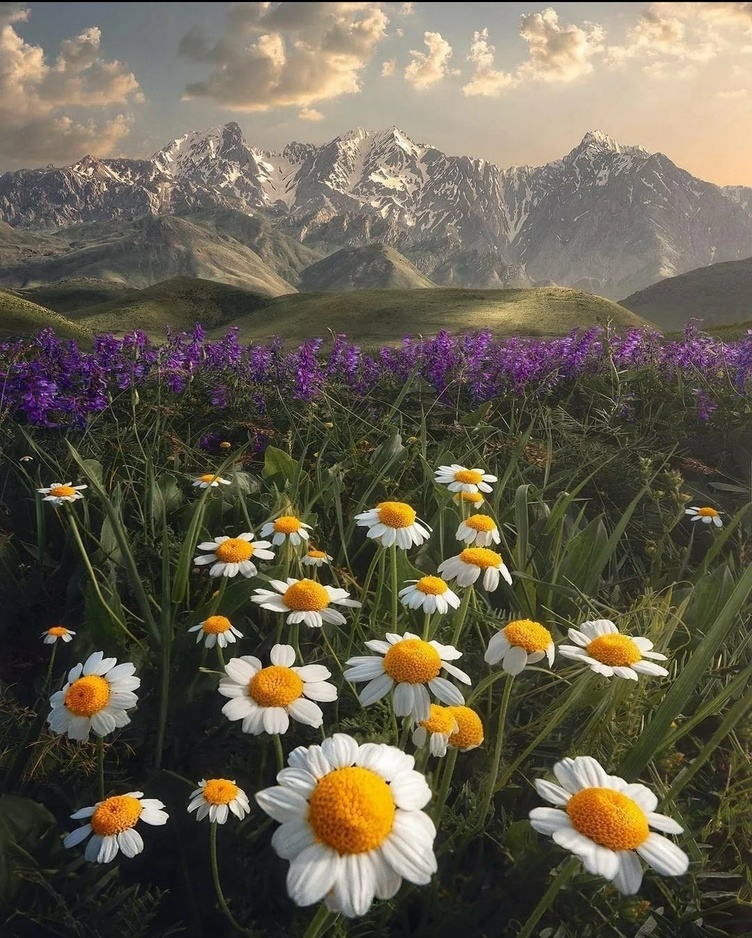
#> input picture tutorial_2/301/materyal/yesillik.jpg, 752 x 938 px, shrunk from 1080 x 1348 before the run, found by its file name
$ python 05_histogramEsitleme.py
#> lines starting #> are read from the running program, lines starting #| are printed output that depends on the picture


#----------------------#
# HİSTOGRAM EŞİTLEME
#----------------------#

# Histogram eşitleme, bir resmin kontrastını arttırmak için kullanılan bir tekniktir.

import cv2
import numpy as np
from matplotlib import pyplot as plt

def costum_hist(x):
    h, w = x.shape[:2] # yükseklik ve genişlik değerlerini alır.
    hist = np.zeros([256], dtype=np.int32) # 256 adet 0 değerinden oluşan bir dizi oluşturur.
    for row in range(h):
        for col in range(w):
            pv = x[row, col]
            hist[x[row, col]] += 1

    yPos = np.arange(0, 256,1, dtype=np.int32)
    plt.bar(yPos, hist, align='center', alpha=0.5, color='b')
    plt.xticks(yPos,yPos)
    plt.ylabel('Frekans')
    plt.title('Histogram')
    plt.show()

img = cv2.imread(r"materyal\yesillik.jpg") # Gri tonlamalı olarak resmi okur.
#> img is the input picture: shape (938, 752, 3); mean B, G, R 79.6, 95.7, 102.4
img = cv2.cvtColor(img, cv2.COLOR_BGR2GRAY) # Resmi gri tonlamalıya çevirir.
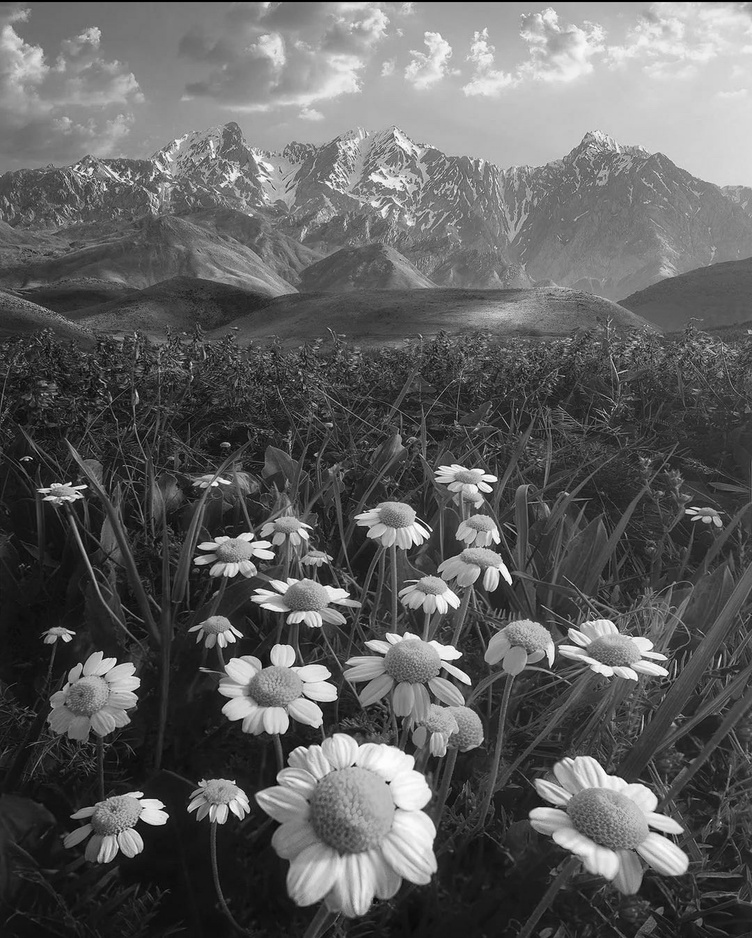
#> img: shape (938, 752); min 0, max 255, mean 95.9
costum_hist(img) # Gri tonlamalı görsel için histogram oluşturur.
#> after the loop in costum_hist, `for row in range(h):`: hist = 256 values, max 7598 at index 25, min 1 at index 255, mean 2755.4
#> in costum_hist, `plt.show()`:
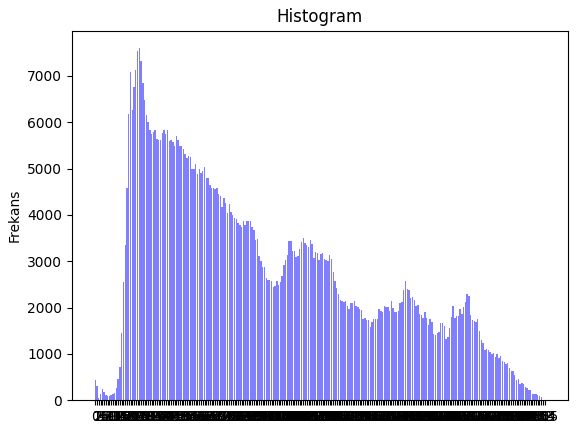
#> figure drawn by matplotlib, 1 panel; tallest bar 7598 high, from x = 24.6 to 25.4
dst = cv2.equalizeHist(img) # Histogram eşitleme işlemi yapılır.
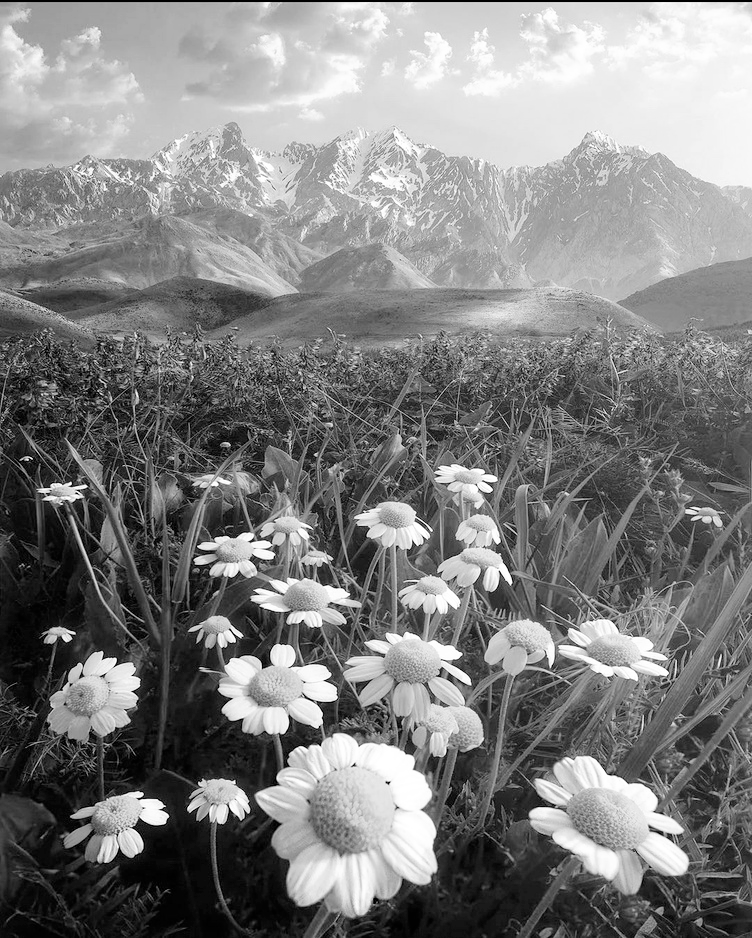
#> dst: shape (938, 752); min 0, max 255, mean 128.1
costum_hist(dst) # Histogram eşitlenmiş görsel için histogram oluşturur.
#> after the loop in costum_hist (call 2), `for row in range(h):`: hist = 256 values, max 7598 at index 23, min 0 at index 6, mean 2755.4
#> in costum_hist (call 2), `plt.show()`:
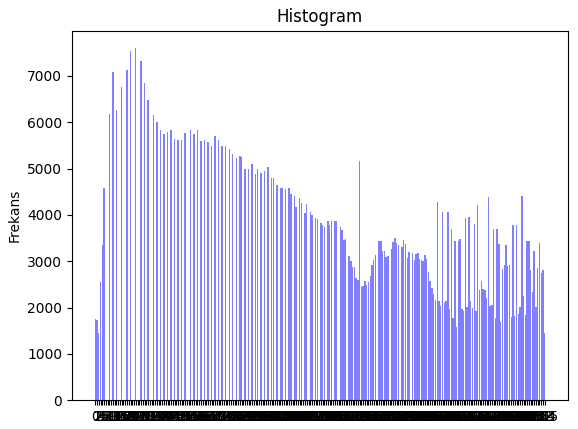
#> figure drawn by matplotlib, 1 panel; tallest bar 7598 high, from x = 22.6 to 23.4
cv2.imshow("Histogram Esitleme", dst)
cv2.imshow("Original", img)
cv2.waitKey(0)
cv2.destroyAllWindows()

$ run again, with tutorial_2/301/materyal/man.png saved as tutorial_2/301/materyal/yesillik.jpg
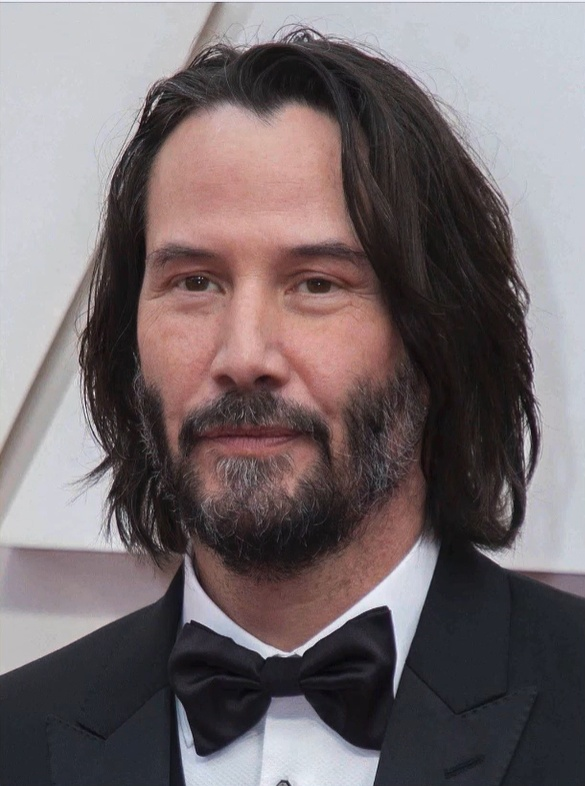
#> input picture tutorial_2/301/materyal/man.png, 585 x 786 px, found by its file name
#> img is the input picture: shape (786, 585, 3); mean B, G, R 109, 106.6, 116.8
#> img: shape (786, 585)
#> after the loop in costum_hist, `for row in range(h):`: hist = 256 values, max 24269 at index 205, min 0 at index 0, mean 1796.1
#> `dst = cv2.equalizeHist(img)`:
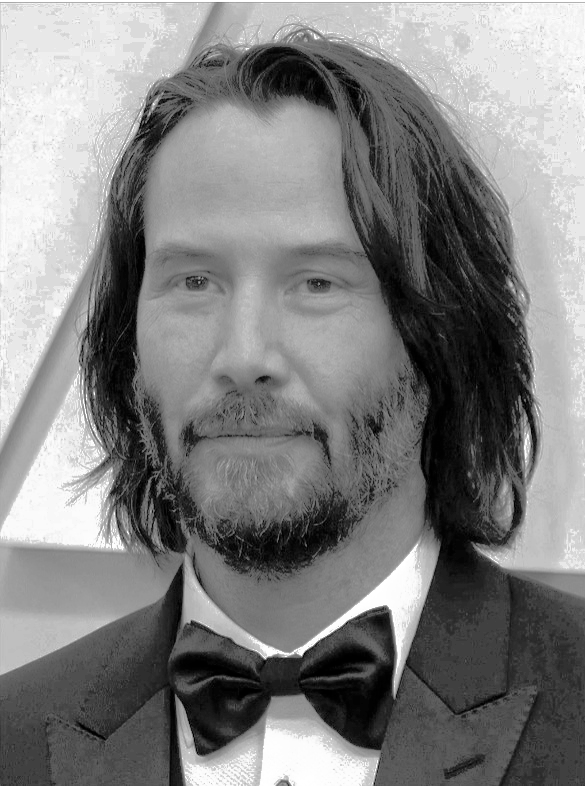
#> dst: shape (786, 585); min 0, max 255, mean 128.9
#> after the loop in costum_hist (call 2), `for row in range(h):`: hist = 256 values, max 24269 at index 232, min 0 at index 4, mean 1796.1
#> in costum_hist (call 2), `plt.show()`:
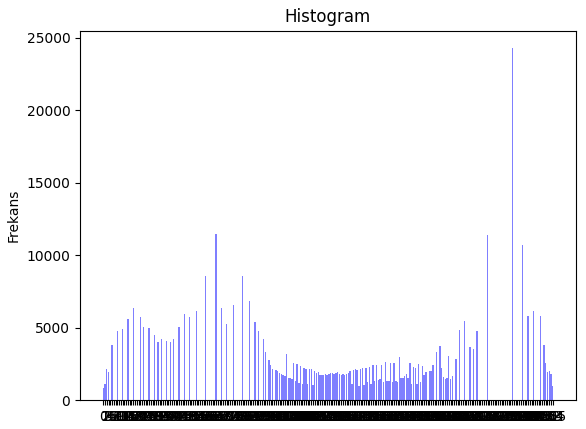
#> figure drawn by matplotlib, 1 panel; tallest bar 24269 high, from x = 231.6 to 232.4
